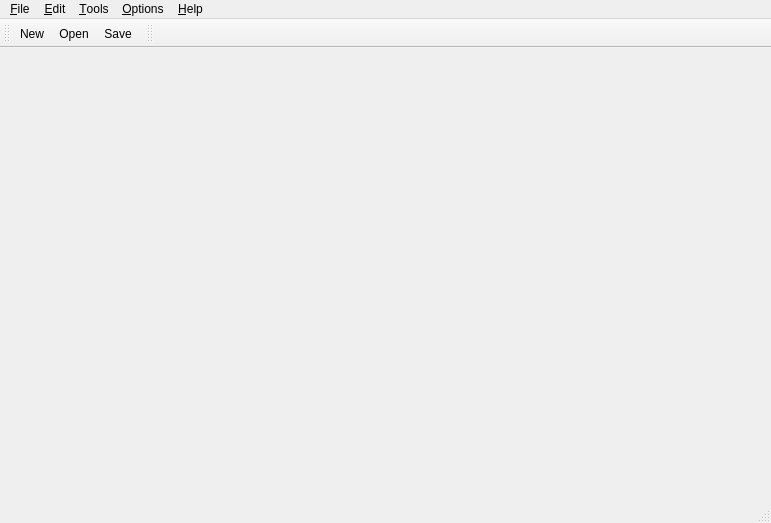
<?xml version="1.0" encoding="UTF-8"?>
<ui version="4.0">
 <class>MainWindow</class>
 <widget class="QMainWindow" name="MainWindow">
  <property name="geometry">
   <rect>
    <x>0</x>
    <y>0</y>
    <width>771</width>
    <height>523</height>
   </rect>
  </property>
  <property name="windowTitle">
   <string>MainWindow</string>
  </property>
  <widget class="QWidget" name="centralWidget"/>
  <widget class="QMenuBar" name="menuBar">
   <property name="geometry">
    <rect>
     <x>0</x>
     <y>0</y>
     <width>771</width>
     <height>23</height>
    </rect>
   </property>
   <widget class="QMenu" name="menu_File">
    <property name="title">
     <string>&amp;File</string>
    </property>
    <addaction name="action_New"/>
    <addaction name="action_Open"/>
    <addaction name="action_Save"/>
    <addaction name="actionSave_As"/>
    <addaction name="separator"/>
    <addaction name="separator"/>
    <addaction name="actionE_xit"/>
   </widget>
   <widget class="QMenu" name="menu_Edit">
    <property name="title">
     <string>&amp;Edit</string>
    </property>
   </widget>
   <widget class="QMenu" name="menu_Tools">
    <property name="title">
     <string>&amp;Tools</string>
    </property>
   </widget>
   <widget class="QMenu" name="menu_Options">
    <property name="title">
     <string>&amp;Options</string>
    </property>
   </widget>
   <widget class="QMenu" name="menu_Help">
    <property name="title">
     <string>&amp;Help</string>
    </property>
   </widget>
   <addaction name="menu_File"/>
   <addaction name="menu_Edit"/>
   <addaction name="menu_Tools"/>
   <addaction name="menu_Options"/>
   <addaction name="menu_Help"/>
  </widget>
  <widget class="QToolBar" name="fileToolBar">
   <attribute name="toolBarArea">
    <enum>TopToolBarArea</enum>
   </attribute>
   <attribute name="toolBarBreak">
    <bool>false</bool>
   </attribute>
   <addaction name="action_New"/>
   <addaction name="action_Open"/>
   <addaction name="action_Save"/>
  </widget>
  <widget class="QStatusBar" name="statusBar"/>
  <widget class="QToolBar" name="editToolBar">
   <property name="windowTitle">
    <string>toolBar</string>
   </property>
   <attribute name="toolBarArea">
    <enum>TopToolBarArea</enum>
   </attribute>
   <attribute name="toolBarBreak">
    <bool>false</bool>
   </attribute>
  </widget>
  <action name="action_New">
   <property name="icon">
    <iconset resource="rc_MainWindow.qrc">
     <normaloff>:/myresourses/new.png</normaloff>:/myresourses/new.png</iconset>
   </property>
   <property name="text">
    <string>&amp;New</string>
   </property>
   <property name="toolTip">
    <string>&lt;html&gt;&lt;head/&gt;&lt;body&gt;&lt;p&gt;&lt;span style=&quot; font-weight:600;&quot;&gt;Create a new spreadsheet file&lt;/span&gt;&lt;/p&gt;&lt;/body&gt;&lt;/html&gt;</string>
   </property>
   <property name="shortcut">
    <string>Ctrl+N</string>
   </property>
  </action>
  <action name="action_Open">
   <property name="icon">
    <iconset resource="rc_MainWindow.qrc">
     <normaloff>:/myresourses/open.png</normaloff>:/myresourses/open.png</iconset>
   </property>
   <property name="text">
    <string>&amp;Open...</string>
   </property>
   <property name="toolTip">
    <string>&lt;html&gt;&lt;head/&gt;&lt;body&gt;&lt;p&gt;Open an existing spreadsheet file&lt;/p&gt;&lt;/body&gt;&lt;/html&gt;</string>
   </property>
   <property name="shortcut">
    <string>Ctrl+O</string>
   </property>
  </action>
  <action name="action_Save">
   <property name="icon">
    <iconset resource="rc_MainWindow.qrc">
     <normaloff>:/myresourses/save.png</normaloff>:/myresourses/save.png</iconset>
   </property>
   <property name="text">
    <string>&amp;Save</string>
   </property>
   <property name="shortcut">
    <string>Ctrl+S</string>
   </property>
  </action>
  <action name="actionSave_As">
   <property name="text">
    <string>Save &amp;As...</string>
   </property>
  </action>
  <action name="actionE_xit">
   <property name="text">
    <string>E&amp;xit</string>
   </property>
   <property name="shortcut">
    <string>Ctrl+Q</string>
   </property>
  </action>
 </widget>
 <layoutdefault spacing="6" margin="11"/>
 <resources>
  <include location="rc_MainWindow.qrc"/>
 </resources>
 <connections/>
</ui>
